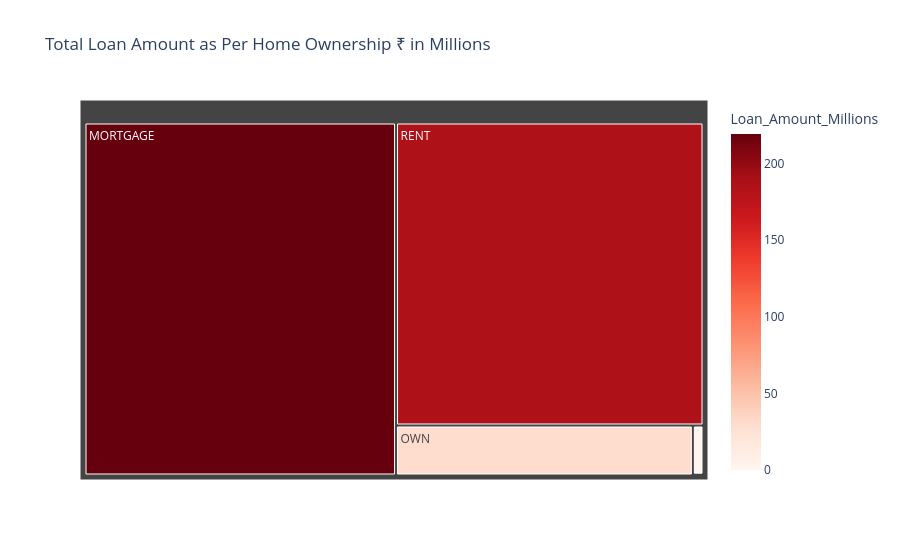

Notebook source saved alongside this figure:
### Markdown cell above
### Home Ownership Analysis As Per Amaount Funded

### Code cell
Home_Funded=df.groupby('home_ownership')['loan_amount'].sum().reset_index()
Home_Funded['Loan_Amount_Millions']=Home_Funded['loan_amount']/1000000
fig=px.treemap(
    Home_Funded,
    path=['home_ownership'],
    values='Loan_Amount_Millions',
    color='Loan_Amount_Millions',
    color_continuous_scale='Reds',
    title=('Total Loan Amount as Per Home Ownership ₹ in Millions')
)
fig.show()

### Figure 1 — Plotly figure (JSON) as saved in the notebook; plotly's stock layout.template omitted (floating-point values rounded to 4 significant figures)
{"data": [{"branchvalues": "total", "customdata": [[219.3], [0.0168], [1.045], [29.6], [185.8]], "domain": {"x": [0, 1], "y": [0, 1]}, "hovertemplate": "labels=%{label}<br>Loan_Amount_Millions_sum=%{value}<br>parent=%{parent}<br>id=%{id}<br>Loan_Amount_Millions=%{color}<extra></extra>", "ids": ["MORTGAGE", "NONE", "OTHER", "OWN", "RENT"], "labels": ["MORTGAGE", "NONE", "OTHER", "OWN", "RENT"], "marker": {"coloraxis": "coloraxis", "colors": [219.3, 0.0168, 1.045, 29.6, 185.8]}, "name": "", "parents": ["", "", "", "", ""], "type": "treemap", "values": [219.3, 0.0168, 1.045, 29.6, 185.8]}], "layout": {"coloraxis": {"autocolorscale": false, "colorbar": {"title": {"text": "Loan_Amount_Millions"}}, "colorscale": [[0, "rgb(255,245,240)"], [0.125, "rgb(254,224,210)"], [0.25, "rgb(252,187,161)"], [0.375, "rgb(252,146,114)"], [0.5, "rgb(251,106,74)"], [0.625, "rgb(239,59,44)"], [0.75, "rgb(203,24,29)"], [0.875, "rgb(165,15,21)"], [1, "rgb(103,0,13)"]]}, "legend": {"tracegroupgap": 0}, "title": {"text": "Total Loan Amount as Per Home Ownership ₹ in Millions"}}}
